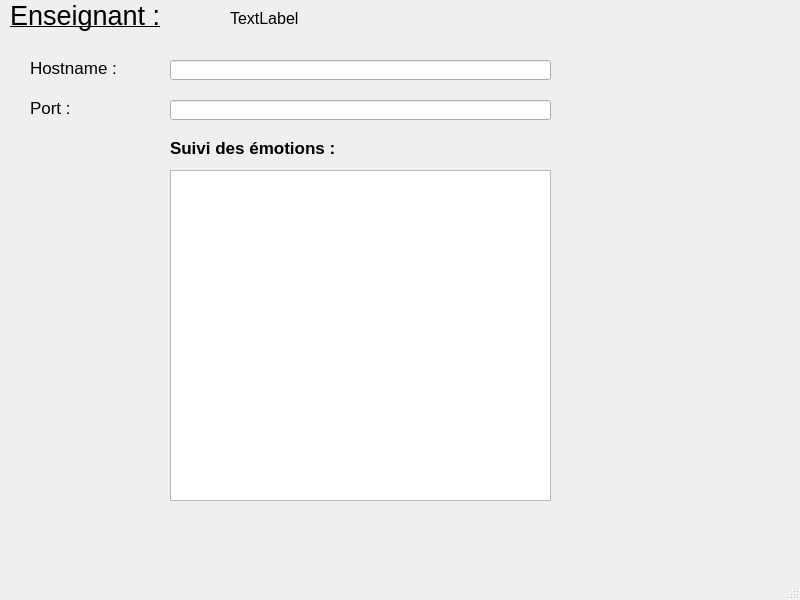
<?xml version="1.0" encoding="UTF-8"?>
<ui version="4.0">
 <class>EnsWindow</class>
 <widget class="QMainWindow" name="EnsWindow">
  <property name="windowModality">
   <enum>Qt::NonModal</enum>
  </property>
  <property name="geometry">
   <rect>
    <x>0</x>
    <y>0</y>
    <width>800</width>
    <height>600</height>
   </rect>
  </property>
  <property name="windowTitle">
   <string>MainWindow</string>
  </property>
  <property name="styleSheet">
   <string notr="true">background-color:&quot;white&quot;</string>
  </property>
  <widget class="QWidget" name="centralwidget">
   <widget class="QLabel" name="label">
    <property name="geometry">
     <rect>
      <x>10</x>
      <y>0</y>
      <width>171</width>
      <height>31</height>
     </rect>
    </property>
    <property name="font">
     <font>
      <pointsize>20</pointsize>
      <underline>true</underline>
     </font>
    </property>
    <property name="text">
     <string>Enseignant :</string>
    </property>
   </widget>
   <widget class="QLabel" name="label_name">
    <property name="geometry">
     <rect>
      <x>230</x>
      <y>10</y>
      <width>261</width>
      <height>16</height>
     </rect>
    </property>
    <property name="font">
     <font>
      <pointsize>12</pointsize>
     </font>
    </property>
    <property name="text">
     <string>TextLabel</string>
    </property>
   </widget>
   <widget class="QLabel" name="label_host">
    <property name="geometry">
     <rect>
      <x>30</x>
      <y>60</y>
      <width>91</width>
      <height>16</height>
     </rect>
    </property>
    <property name="font">
     <font>
      <pointsize>13</pointsize>
     </font>
    </property>
    <property name="text">
     <string>Hostname : </string>
    </property>
   </widget>
   <widget class="QLabel" name="label_port">
    <property name="geometry">
     <rect>
      <x>30</x>
      <y>100</y>
      <width>41</width>
      <height>16</height>
     </rect>
    </property>
    <property name="font">
     <font>
      <pointsize>13</pointsize>
     </font>
    </property>
    <property name="text">
     <string>Port : </string>
    </property>
   </widget>
   <widget class="QLineEdit" name="lineEdit">
    <property name="geometry">
     <rect>
      <x>170</x>
      <y>60</y>
      <width>381</width>
      <height>20</height>
     </rect>
    </property>
   </widget>
   <widget class="QLineEdit" name="lineEdit_2">
    <property name="geometry">
     <rect>
      <x>170</x>
      <y>100</y>
      <width>381</width>
      <height>20</height>
     </rect>
    </property>
   </widget>
   <widget class="QTextBrowser" name="textBrowser">
    <property name="geometry">
     <rect>
      <x>170</x>
      <y>170</y>
      <width>381</width>
      <height>331</height>
     </rect>
    </property>
   </widget>
   <widget class="QLabel" name="label_2">
    <property name="geometry">
     <rect>
      <x>170</x>
      <y>140</y>
      <width>171</width>
      <height>16</height>
     </rect>
    </property>
    <property name="font">
     <font>
      <pointsize>13</pointsize>
      <weight>75</weight>
      <bold>true</bold>
     </font>
    </property>
    <property name="text">
     <string>Suivi des émotions :</string>
    </property>
   </widget>
  </widget>
  <widget class="QMenuBar" name="menubar">
   <property name="geometry">
    <rect>
     <x>0</x>
     <y>0</y>
     <width>800</width>
     <height>21</height>
    </rect>
   </property>
  </widget>
  <widget class="QStatusBar" name="statusbar"/>
 </widget>
 <resources/>
 <connections/>
</ui>
